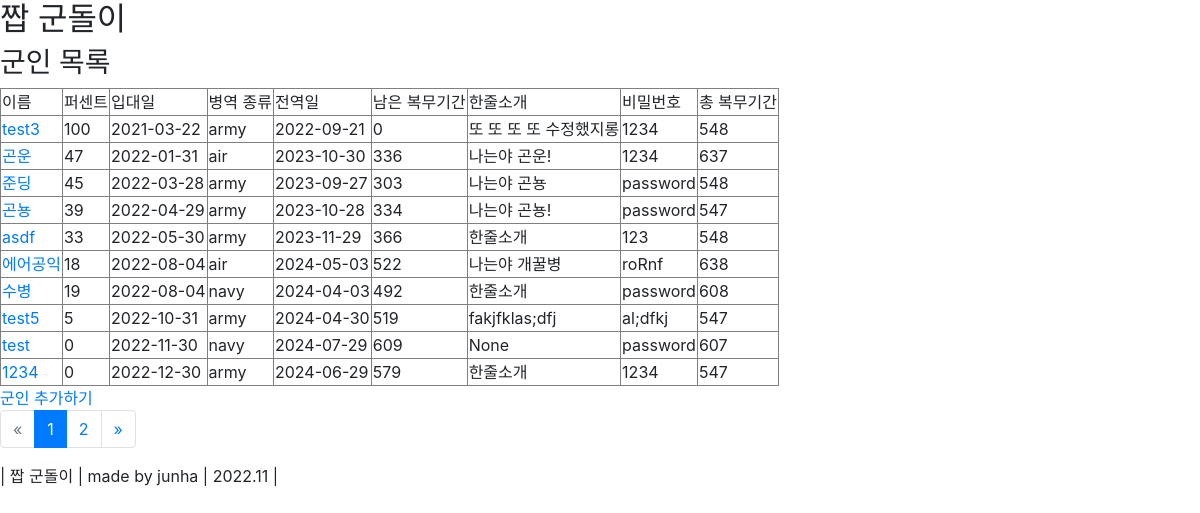
The page /fake_gundori/soldier/ on the database its author committed.
### fake_gundori/models.py (models this page shows, shortened)
class Soldier(models.Model):
    name = models.CharField(max_length=20)
    password = models.CharField(max_length=20, default="password")
    enter_date = models.DateTimeField()
    army_choice = models.CharField(choices=ARMY_CHOICE, max_length=30, null=True)
    bio = models.CharField(max_length=200, null=True, blank=True, default="한줄소개")
    def get_absolute_url(self):
        return reverse('soldier_detail', kwargs={'pk': self.pk})
    @property
    def end_date(self):
        enter_date = self.enter_date
        army_choice = self.army_choice
        if army_choice == "army":
            end_date = enter_date + relativedelta(months=18) + relativedelta(days=-1)
        if army_choice == "navy":
            end_date = enter_date + relativedelta(months=20) + relativedelta(days=-1)
        if army_choice == "air":
            end_date = enter_date + relativedelta(months=21) + relativedelta(days=-1)
        return end_date
    @property
    def remain_days(self):
        end_date = self.end_date
        remain_days = (end_date - timezone.now()).days
        if remain_days < 0:
            remain_days = 0
        return remain_days
    @property
    def total_days(self):
        end_date = self.end_date
        enter_date = self.enter_date
        return (end_date - enter_date).days
    @property
    def percent(self):
        end_date = self.end_date
        enter_date = self.enter_date
        serve_timedelta = (timezone.now() - enter_date) # datetime.timedelta object
        total_timedelta = (end_date - enter_date) #datetime.timedelta object
        percent = serve_timedelta.total_seconds() / total_timedelta.total_seconds() * 100
        if percent > 100:
            percent = 100
        if percent < 0:
            percent = 0
        return round(percent)

### fake_gundori/views.py (the view)
# urls.py: path('soldier/', views.SoldierListView.as_view(), name='soldier-list'),
class SoldierListView(generic.ListView):
    context_object_name = 'soldier_list'
    template_name = 'soldier_list.html'
    paginate_by = 10
    def get_queryset(self):
        return Soldier.objects.all().order_by('enter_date')

### fake_gundori/templates/soldier_list.html (shortened to what this page needs)
{% extends "base_generic.html" %}
{% block content %}
<h2>짭 군돌이</h2>
<h3>군인 목록</h3>
{% if soldier_list %}
<table border="1">
    <tr>
        <td>이름</td>
        <td>퍼센트</td>
        <td>입대일</td>
        <td>병역 종류</td>
        <td>전역일</td>
        <td>남은 복무기간</td>
        <td>한줄소개</td>
        <td>비밀번호</td>
        <td>총 복무기간</td>
    </tr>
    {% for soldier in soldier_list %}
    <tr>
        <td>
            <a href="{{ soldier.get_absolute_url }}">{{ soldier.name }}</a>
        </td>
        <td>{{ soldier.percent }}</td>
        <td>{{ soldier.enter_date|date:"Y-m-d" }}</td>
        <td>{{ soldier.army_choice }}</td>
        <td>{{ soldier.end_date|date:"Y-m-d" }}</td>
        <td>{{ soldier.remain_days }}</td>
        <td>{{ soldier.bio }}</td>
        <td>{{ soldier.password }}</td>
        <td>{{ soldier.total_days }}</td>
    </tr>
    {% endfor %}
</table>
{% else %}
<p>군인을 추가해주세요.</p>
{% endif %}
<div>
    <a href="add">군인 추가하기</a>
</div>
{% if is_paginated %}
<nav aria-label="Page navigation">
<ul class="pagination">
    {% if page_obj.has_previous %}
    <li class="page-item">
        <a class="page-link" href="?page={{ page_obj.previous_page_number }}">&laquo;</a>
    </li>
    {% else %}
    <li class="page-item disabled">
        <span class="page-link">&laquo;</span>
    </li>
    {% endif %}
    {% for i in paginator.page_range %}
    {% if page_obj.number == i %}
    <li class="page-item active">
        <span class="page-link">{{ i }}
        </span>
    </li>
    {% else %}
    <li class="page-item">
        <a class="page-link" href="?page={{ i }}">{{ i }}</a>
    </li>
    {% endif %}
    {% endfor %}
    {% if page_obj.has_next %}
    <li class="page-item">
        <a class="page-link" href="?page={{ page_obj.next_page_number }}">&raquo;</a>
    </li>
    {% else %}
    <li class="page-item disabled">
        <span class="page-link">&raquo;</span>
    </li>
    {% endif %}
</ul>
</nav>
{% endif %}
{% endblock %}

### fake_gundori/static/styles.css (style rules this page uses)
body { background-color : #ffffff; }

### rows shown on the page
Soldier: name "test3", percent "100", enter_date "2021-03-22", army_choice "army", end_date "2022-09-21", remain_days "0", bio "또 또 또 또 수정했지롱", password "1234", total_days "548"
Soldier: name "곤운", percent "47", enter_date "2022-01-31", army_choice "air", end_date "2023-10-30", remain_days "336", bio "나는야 곤운!", password "1234", total_days "637"
Soldier: name "준딩", percent "45", enter_date "2022-03-28", army_choice "army", end_date "2023-09-27", remain_days "303", bio "나는야 곤뇽", password "password", total_days "548"
Soldier: name "곤뇽", percent "39", enter_date "2022-04-29", army_choice "army", end_date "2023-10-28", remain_days "334", bio "나는야 곤뇽!", password "password", total_days "547"
Soldier: name "asdf", percent "33", enter_date "2022-05-30", army_choice "army", end_date "2023-11-29", remain_days "366", bio "한줄소개", password "123", total_days "548"
Soldier: name "에어공익", percent "18", enter_date "2022-08-04", army_choice "air", end_date "2024-05-03", remain_days "522", bio "나는야 개꿀병", password "roRnf", total_days "638"
Soldier: name "수병", percent "19", enter_date "2022-08-04", army_choice "navy", end_date "2024-04-03", remain_days "492", bio "한줄소개", password "password", total_days "608"
Soldier: name "test5", percent "5", enter_date "2022-10-31", army_choice "army", end_date "2024-04-30", remain_days "519", bio "fakjfklas;dfj", password "al;dfkj", total_days "547"
Soldier: name "test", percent "0", enter_date "2022-11-30", army_choice "navy", end_date "2024-07-29", remain_days "609", bio "None", password "password", total_days "607"
Soldier: name "1234", percent "0", enter_date "2022-12-30", army_choice "army", end_date "2024-06-29", remain_days "579", bio "한줄소개", password "1234", total_days "547"

### other values the page prints
{{ i }} "1"
{{ i }} "2"
